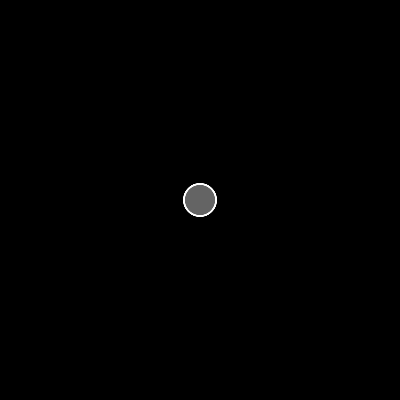
Frame 1 (no input)
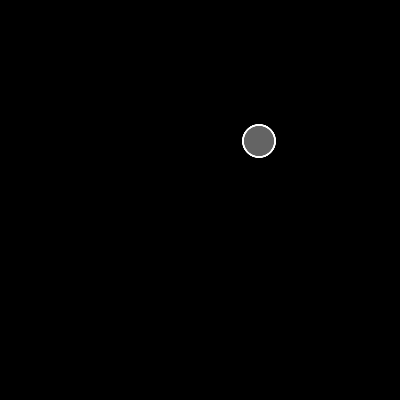
Frame 60 (no input)
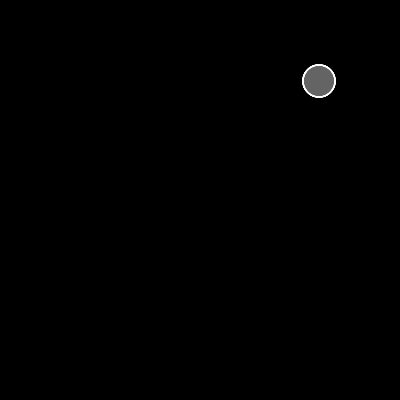
Frame 120 (the mouse pressed at the canvas centre since frame 60)

The p5.js sketch that drew these frames (run headless with seeded random() and noise() and a simulated clock; from frame 60 on, the mouse is pressed at the canvas centre):

// p5.js sketch
// ── sketch.js
let walker;

function setup() {
  pixelDensity(4);
  createCanvas(400, 400);

  walker = new Walker(width / 2, height / 2);
}

function draw() {
  background(0);
  walker.show();
  walker.update();
}

// ── walker.js
class Walker {
  constructor(x, y) {
    this.pos = createVector(x, y);
    this.vel = createVector(1, -1);
  }

  update() {
    this.pos.add(this.vel);
    //~ If I want to add the two vectors together, and store the result in a new vector, then I need to use the static version of the method add().
    //> this.pos = p5.Vector.add(this.pos, this.vel);
    // this.pos.x += this.vel.x;
    // this.pos.y += this.vel.y;
  }

  show() {
    stroke(255);
    strokeWeight(2);
    fill(255, 100);
    ellipse(this.pos.x, this.pos.y, 32);
  }
}
